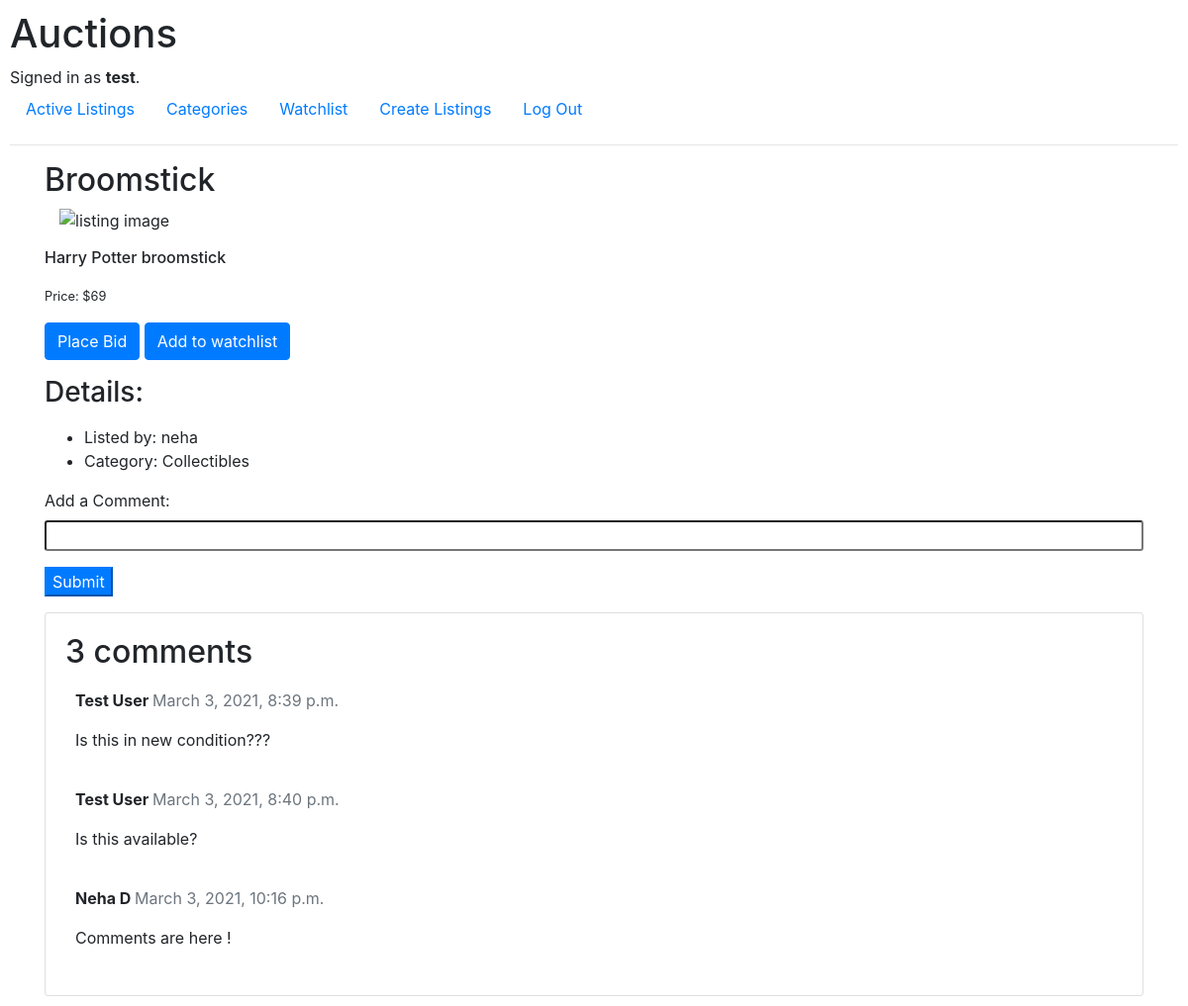
Page /listing/2 (signed in) on the committed database.
### auctions/models.py (models this page shows, shortened)
class User(AbstractUser):
    def __str__(self):
        return f"{self.first_name} {self.last_name}"

class Listing(models.Model):
    user = models.ForeignKey(User, on_delete=models.CASCADE,
                                related_name="user_listings", blank=True, null=True)
    title = models.CharField(max_length=64)
    description = models.CharField(max_length=200)
    starting_bid = models.IntegerField()
    created = models.DateTimeField(auto_now_add=True)
    listing_image = models.URLField()
    category = models.ForeignKey(Category, on_delete=models.CASCADE, blank=True,
                                null=True, related_name="list_category")
    watchers = models.ManyToManyField(User, blank=True, related_name="watchlist")
    is_active = models.BooleanField(default=True)
    winner = models.ForeignKey(User, on_delete=models.CASCADE, related_name="listing_win",
                             default=None, blank=True, null=True)

class Category(models.Model):
    category = models.CharField(max_length=20)

class Comment(models.Model):
    listing = models.ForeignKey(Listing, on_delete=models.CASCADE, related_name="listing_comments")
    user = models.ForeignKey(User, on_delete=models.CASCADE, related_name="user_comments")
    comment = models.CharField(max_length=300)
    time = models.DateTimeField(auto_now_add=True)

### auctions/views.py (the view)
# urls.py: path("listing/<int:list_id>", views.listing, name="listing"),
def listing(request, list_id):
    if request.method == "GET":
        obj = Listing.objects.get(pk=list_id)
        added_by_user = obj.user_id
        watcher = ""
        if request.user.id:
            user = User.objects.get(id=int(request.user.id))
            watcher = user.watchlist.filter(id=list_id)
        return render(request, "auctions/listing.html", {
            "listing": obj,
            "added_by": User.objects.values_list('username', flat=True).get(id=added_by_user),
            "watcher": watcher,
            "commentForm": CommentForm,
            "comments": Comment.objects.filter(listing=list_id),
            "category": Category.objects.values_list('category', flat=True).get(pk=obj.category.id)
        })

### auctions/templates/auctions/listing.html (shortened to what this page needs)
{% extends "auctions/layout.html" %}
{% block body %}
    <div class="container">
        <div>
            <p class="h2">{{ listing.title }}</p>
        </div>
        <img src="" class="img-fluid col-sm-12" alt="listing image">
        <div><p class="h6 my-3">{{ listing.description }}</p></div>
        <p><small>Price: ${{ listing.starting_bid }}</small></p>
        {% if user.is_authenticated %}
            <p>
                <a class="btn btn-primary" data-toggle="collapse" href="#submitBid"
                role="button" aria-expanded="false" aria-controls="submitBid">Place Bid</a>
                {% if not watcher %}
                    <a class="btn btn-primary" href="{% url 'auctions:watchlist' listing.id %}"
                    role="button">Add to watchlist</a>
                {% endif %}
            </p>
        {% endif %}
        <div>
            <h3 class="my-3">
                Details:
            </h3>
            <ul>
                <li>Listed by: {{ added_by }}</li>
                <li>Category: {{ category }}</li>
            </ul>
        </div>
        {% if user.is_authenticated %}
            <form action="{% url 'auctions:comments' listing.id %}" method="post">
                {{ commentForm }}
                <input class="my-3 btn-primary" type="submit">
            </form>
        {% endif %}
        <div class="card">
            <div class="card-body">
                <h2>{{ comments.count }} comments</h2>
                {% for item in comments %}
                    <div class="comments" style="padding: 10px;">
                        <p class="font-weight-bold">
                            {{ item.user }}
                            <span class=" text-muted font-weight-normal">
                                {{ item.time }}
                            </span>
                        </p>
                        {{ item.comment | linebreaks }}
                    </div>
                {% endfor %}
            </div>
        </div>
    </div>
{% endblock %}

### auctions/templates/auctions/layout.html (shortened to what this page needs)
{% load static %}
<!DOCTYPE html>
<html lang="en">
    <head>
        <link rel="stylesheet" href="https://stackpath.bootstrapcdn.com/bootstrap/4.4.1/css/bootstrap.min.css">
        <link href="{% static 'auctions/styles.css' %}" rel="stylesheet">
    </head>
    <body>
        <h1>Auctions</h1>
        <div>
            {% if user.is_authenticated %}
                Signed in as <strong>{{ user.username }}</strong>.
            {% else %}
                Not signed in.
            {% endif %}
        </div>
        <ul class="nav">
            <li class="nav-item">
                <a class="nav-link" href="{% url 'auctions:index' %}">Active Listings</a>
            </li>
            {% if user.is_authenticated %}
                <li class="nav-item">
                    <a class="nav-link" href="{% url 'auctions:category' %}">Categories</a>
                </li>
                <li class="nav-item">
                    <a class="nav-link" href="{% url 'auctions:user_watchlist' %}">Watchlist</a>
                </li>
                <li class="nav-item">
                    <a class="nav-link" href="{% url 'auctions:create_listing' %}">Create Listings</a>
                </li>
                <li class="nav-item">
                    <a class="nav-link" href="{% url 'auctions:logout' %}">Log Out</a>
                </li>
            {% endif %}
        </ul>
        <hr>
        {% block body %}
        {% endblock %}
    </body>
</html>

### auctions/static/auctions/styles.css (style rules this page uses)
body { padding: 10px; }

### rows in the picture
User: username "test"
Listing: title "Broomstick", description "Harry Potter broomstick", starting_bid "69"
Category: category "Collectibles"
Comment: user "Test User", time "March 3, 2021, 8:39 p.m.", comment "Is this in new condition???"
Comment: user "Test User", time "March 3, 2021, 8:40 p.m.", comment "Is this available?"
Comment: user "Neha D", time "March 3, 2021, 10:16 p.m.", comment "Comments are here !"

### other values in the picture
{{ added_by }} "neha"
{{ comments.count }} "3"
